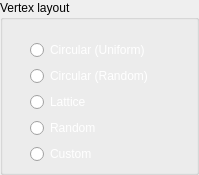
           <widget class="QGroupBox" name="groupBox2">
            <property name="sizePolicy">
             <sizepolicy hsizetype="Minimum" vsizetype="Minimum">
              <horstretch>0</horstretch>
              <verstretch>0</verstretch>
             </sizepolicy>
            </property>
            <property name="maximumSize">
             <size>
              <width>16777215</width>
              <height>230</height>
             </size>
            </property>
            <property name="palette">
             <palette>
              <active>
               <colorrole role="WindowText">
                <brush brushstyle="SolidPattern">
                 <color alpha="255">
                  <red>255</red>
                  <green>255</green>
                  <blue>255</blue>
                 </color>
                </brush>
               </colorrole>
              </active>
              <inactive>
               <colorrole role="WindowText">
                <brush brushstyle="SolidPattern">
                 <color alpha="255">
                  <red>0</red>
                  <green>0</green>
                  <blue>0</blue>
                 </color>
                </brush>
               </colorrole>
              </inactive>
              <disabled>
               <colorrole role="WindowText">
                <brush brushstyle="SolidPattern">
                 <color alpha="255">
                  <red>120</red>
                  <green>120</green>
                  <blue>120</blue>
                 </color>
                </brush>
               </colorrole>
              </disabled>
             </palette>
            </property>
            <property name="title">
             <string>Vertex layout</string>
            </property>
            <widget class="QWidget" name="verticalLayoutWidget">
             <property name="geometry">
              <rect>
               <x>30</x>
               <y>40</y>
               <width>160</width>
               <height>126</height>
              </rect>
             </property>
             <layout class="QVBoxLayout" name="verticalLayout_2">
              <item>
               <widget class="QRadioButton" name="circ_uniform_layout">
                <property name="palette">
                 <palette>
                  <active>
                   <colorrole role="WindowText">
                    <brush brushstyle="SolidPattern">
                     <color alpha="255">
                      <red>255</red>
                      <green>255</green>
                      <blue>255</blue>
                     </color>
                    </brush>
                   </colorrole>
                   <colorrole role="Text">
                    <brush brushstyle="SolidPattern">
                     <color alpha="255">
                      <red>255</red>
                      <green>255</green>
                      <blue>255</blue>
                     </color>
                    </brush>
                   </colorrole>
                   <colorrole role="ButtonText">
                    <brush brushstyle="SolidPattern">
                     <color alpha="255">
                      <red>255</red>
                      <green>255</green>
                      <blue>255</blue>
                     </color>
                    </brush>
                   </colorrole>
                   <colorrole role="PlaceholderText">
                    <brush brushstyle="SolidPattern">
                     <color alpha="255">
                      <red>255</red>
                      <green>255</green>
                      <blue>255</blue>
                     </color>
                    </brush>
                   </colorrole>
                  </active>
                  <inactive>
                   <colorrole role="WindowText">
                    <brush brushstyle="SolidPattern">
                     <color alpha="255">
                      <red>255</red>
                      <green>255</green>
                      <blue>255</blue>
                     </color>
                    </brush>
                   </colorrole>
                   <colorrole role="Text">
                    <brush brushstyle="SolidPattern">
                     <color alpha="255">
                      <red>255</red>
                      <green>255</green>
                      <blue>255</blue>
                     </color>
                    </brush>
                   </colorrole>
                   <colorrole role="ButtonText">
                    <brush brushstyle="SolidPattern">
                     <color alpha="255">
                      <red>255</red>
                      <green>255</green>
                      <blue>255</blue>
                     </color>
                    </brush>
                   </colorrole>
                   <colorrole role="PlaceholderText">
                    <brush brushstyle="SolidPattern">
                     <color alpha="255">
                      <red>255</red>
                      <green>255</green>
                      <blue>255</blue>
                     </color>
                    </brush>
                   </colorrole>
                  </inactive>
                  <disabled>
                   <colorrole role="WindowText">
                    <brush brushstyle="SolidPattern">
                     <color alpha="255">
                      <red>255</red>
                      <green>255</green>
                      <blue>255</blue>
                     </color>
                    </brush>
                   </colorrole>
                   <colorrole role="Text">
                    <brush brushstyle="SolidPattern">
                     <color alpha="255">
                      <red>255</red>
                      <green>255</green>
                      <blue>255</blue>
                     </color>
                    </brush>
                   </colorrole>
                   <colorrole role="ButtonText">
                    <brush brushstyle="SolidPattern">
                     <color alpha="255">
                      <red>255</red>
                      <green>255</green>
                      <blue>255</blue>
                     </color>
                    </brush>
                   </colorrole>
                   <colorrole role="PlaceholderText">
                    <brush brushstyle="SolidPattern">
                     <color alpha="255">
                      <red>255</red>
                      <green>255</green>
                      <blue>255</blue>
                     </color>
                    </brush>
                   </colorrole>
                  </disabled>
                 </palette>
                </property>
                <property name="styleSheet">
                 <string notr="true">color: rgb(255, 255, 255);</string>
                </property>
                <property name="text">
                 <string>Circular (Uniform)</string>
                </property>
               </widget>
              </item>
              <item>
               <widget class="QRadioButton" name="circ_rand_layout">
                <property name="palette">
                 <palette>
                  <active>
                   <colorrole role="WindowText">
                    <brush brushstyle="SolidPattern">
                     <color alpha="255">
                      <red>255</red>
                      <green>255</green>
                      <blue>255</blue>
                     </color>
                    </brush>
                   </colorrole>
                   <colorrole role="Text">
                    <brush brushstyle="SolidPattern">
                     <color alpha="255">
                      <red>255</red>
                      <green>255</green>
                      <blue>255</blue>
                     </color>
                    </brush>
                   </colorrole>
                   <colorrole role="ButtonText">
                    <brush brushstyle="SolidPattern">
                     <color alpha="255">
                      <red>255</red>
                      <green>255</green>
                      <blue>255</blue>
                     </color>
                    </brush>
                   </colorrole>
                   <colorrole role="ToolTipText">
                    <brush brushstyle="SolidPattern">
                     <color alpha="255">
                      <red>255</red>
                      <green>255</green>
                      <blue>255</blue>
                     </color>
                    </brush>
                   </colorrole>
                   <colorrole role="PlaceholderText">
                    <brush brushstyle="SolidPattern">
                     <color alpha="255">
                      <red>255</red>
                      <green>255</green>
                      <blue>255</blue>
                     </color>
                    </brush>
                   </colorrole>
                  </active>
                  <inactive>
                   <colorrole role="WindowText">
                    <brush brushstyle="SolidPattern">
                     <color alpha="255">
                      <red>255</red>
                      <green>255</green>
                      <blue>255</blue>
                     </color>
                    </brush>
                   </colorrole>
                   <colorrole role="Text">
                    <brush brushstyle="SolidPattern">
                     <color alpha="255">
                      <red>255</red>
                      <green>255</green>
                      <blue>255</blue>
                     </color>
                    </brush>
                   </colorrole>
                   <colorrole role="ButtonText">
                    <brush brushstyle="SolidPattern">
                     <color alpha="255">
                      <red>255</red>
                      <green>255</green>
                      <blue>255</blue>
                     </color>
                    </brush>
                   </colorrole>
                   <colorrole role="ToolTipText">
                    <brush brushstyle="SolidPattern">
                     <color alpha="255">
                      <red>0</red>
                      <green>0</green>
                      <blue>0</blue>
                     </color>
                    </brush>
                   </colorrole>
                   <colorrole role="PlaceholderText">
                    <brush brushstyle="SolidPattern">
                     <color alpha="255">
                      <red>255</red>
                      <green>255</green>
                      <blue>255</blue>
                     </color>
                    </brush>
                   </colorrole>
                  </inactive>
                  <disabled>
                   <colorrole role="WindowText">
                    <brush brushstyle="SolidPattern">
                     <color alpha="255">
                      <red>255</red>
                      <green>255</green>
                      <blue>255</blue>
                     </color>
                    </brush>
                   </colorrole>
                   <colorrole role="Text">
                    <brush brushstyle="SolidPattern">
                     <color alpha="255">
                      <red>255</red>
                      <green>255</green>
                      <blue>255</blue>
                     </color>
                    </brush>
                   </colorrole>
                   <colorrole role="ButtonText">
                    <brush brushstyle="SolidPattern">
                     <color alpha="255">
                      <red>255</red>
                      <green>255</green>
                      <blue>255</blue>
                     </color>
                    </brush>
                   </colorrole>
                   <colorrole role="ToolTipText">
                    <brush brushstyle="SolidPattern">
                     <color alpha="255">
                      <red>0</red>
                      <green>0</green>
                      <blue>0</blue>
                     </color>
                    </brush>
                   </colorrole>
                   <colorrole role="PlaceholderText">
                    <brush brushstyle="SolidPattern">
                     <color alpha="255">
                      <red>255</red>
                      <green>255</green>
                      <blue>255</blue>
                     </color>
                    </brush>
                   </colorrole>
                  </disabled>
                 </palette>
                </property>
                <property name="styleSheet">
                 <string notr="true">color: rgb(255, 255, 255);</string>
                </property>
                <property name="text">
                 <string>Circular (Random)</string>
                </property>
               </widget>
              </item>
              <item>
               <widget class="QRadioButton" name="lattice_layout">
                <property name="palette">
                 <palette>
                  <active>
                   <colorrole role="WindowText">
                    <brush brushstyle="SolidPattern">
                     <color alpha="255">
                      <red>255</red>
                      <green>255</green>
                      <blue>255</blue>
                     </color>
                    </brush>
                   </colorrole>
                   <colorrole role="Text">
                    <brush brushstyle="SolidPattern">
                     <color alpha="255">
                      <red>255</red>
                      <green>255</green>
                      <blue>255</blue>
                     </color>
                    </brush>
                   </colorrole>
                   <colorrole role="ButtonText">
                    <brush brushstyle="SolidPattern">
                     <color alpha="255">
                      <red>255</red>
                      <green>255</green>
                      <blue>255</blue>
                     </color>
                    </brush>
                   </colorrole>
                   <colorrole role="PlaceholderText">
                    <brush brushstyle="SolidPattern">
                     <color alpha="255">
                      <red>255</red>
                      <green>255</green>
                      <blue>255</blue>
                     </color>
                    </brush>
                   </colorrole>
                  </active>
                  <inactive>
                   <colorrole role="WindowText">
                    <brush brushstyle="SolidPattern">
                     <color alpha="255">
                      <red>255</red>
                      <green>255</green>
                      <blue>255</blue>
                     </color>
                    </brush>
                   </colorrole>
                   <colorrole role="Text">
                    <brush brushstyle="SolidPattern">
                     <color alpha="255">
                      <red>255</red>
                      <green>255</green>
                      <blue>255</blue>
                     </color>
                    </brush>
                   </colorrole>
                   <colorrole role="ButtonText">
                    <brush brushstyle="SolidPattern">
                     <color alpha="255">
                      <red>255</red>
                      <green>255</green>
                      <blue>255</blue>
                     </color>
                    </brush>
                   </colorrole>
                   <colorrole role="PlaceholderText">
                    <brush brushstyle="SolidPattern">
                     <color alpha="255">
                      <red>255</red>
                      <green>255</green>
                      <blue>255</blue>
                     </color>
                    </brush>
                   </colorrole>
                  </inactive>
                  <disabled>
                   <colorrole role="WindowText">
                    <brush brushstyle="SolidPattern">
                     <color alpha="255">
                      <red>255</red>
                      <green>255</green>
                      <blue>255</blue>
                     </color>
                    </brush>
                   </colorrole>
                   <colorrole role="Text">
                    <brush brushstyle="SolidPattern">
                     <color alpha="255">
                      <red>255</red>
                      <green>255</green>
                      <blue>255</blue>
                     </color>
                    </brush>
                   </colorrole>
                   <colorrole role="ButtonText">
                    <brush brushstyle="SolidPattern">
                     <color alpha="255">
                      <red>255</red>
                      <green>255</green>
                      <blue>255</blue>
                     </color>
                    </brush>
                   </colorrole>
                   <colorrole role="PlaceholderText">
                    <brush brushstyle="SolidPattern">
                     <color alpha="255">
                      <red>255</red>
                      <green>255</green>
                      <blue>255</blue>
                     </color>
                    </brush>
                   </colorrole>
                  </disabled>
                 </palette>
                </property>
                <property name="styleSheet">
                 <string notr="true">color: rgb(255, 255, 255);</string>
                </property>
                <property name="text">
                 <string>Lattice</string>
                </property>
               </widget>
              </item>
              <item>
               <widget class="QRadioButton" name="random_layout">
                <property name="palette">
                 <palette>
                  <active>
                   <colorrole role="WindowText">
                    <brush brushstyle="SolidPattern">
                     <color alpha="255">
                      <red>255</red>
                      <green>255</green>
                      <blue>255</blue>
                     </color>
                    </brush>
                   </colorrole>
                   <colorrole role="Text">
                    <brush brushstyle="SolidPattern">
                     <color alpha="255">
                      <red>255</red>
                      <green>255</green>
                      <blue>255</blue>
                     </color>
                    </brush>
                   </colorrole>
                   <colorrole role="ButtonText">
                    <brush brushstyle="SolidPattern">
                     <color alpha="255">
                      <red>255</red>
                      <green>255</green>
                      <blue>255</blue>
                     </color>
                    </brush>
                   </colorrole>
                   <colorrole role="PlaceholderText">
                    <brush brushstyle="SolidPattern">
                     <color alpha="255">
                      <red>255</red>
                      <green>255</green>
                      <blue>255</blue>
                     </color>
                    </brush>
                   </colorrole>
                  </active>
                  <inactive>
                   <colorrole role="WindowText">
                    <brush brushstyle="SolidPattern">
                     <color alpha="255">
                      <red>255</red>
                      <green>255</green>
                      <blue>255</blue>
                     </color>
                    </brush>
                   </colorrole>
                   <colorrole role="Text">
                    <brush brushstyle="SolidPattern">
                     <color alpha="255">
                      <red>255</red>
                      <green>255</green>
                      <blue>255</blue>
                     </color>
                    </brush>
                   </colorrole>
                   <colorrole role="ButtonText">
                    <brush brushstyle="SolidPattern">
                     <color alpha="255">
                      <red>255</red>
                      <green>255</green>
                      <blue>255</blue>
                     </color>
                    </brush>
                   </colorrole>
                   <colorrole role="PlaceholderText">
                    <brush brushstyle="SolidPattern">
                     <color alpha="255">
                      <red>255</red>
                      <green>255</green>
                      <blue>255</blue>
                     </color>
                    </brush>
                   </colorrole>
                  </inactive>
                  <disabled>
                   <colorrole role="WindowText">
                    <brush brushstyle="SolidPattern">
                     <color alpha="255">
                      <red>255</red>
                      <green>255</green>
                      <blue>255</blue>
                     </color>
                    </brush>
                   </colorrole>
                   <colorrole role="Text">
                    <brush brushstyle="SolidPattern">
                     <color alpha="255">
                      <red>255</red>
                      <green>255</green>
                      <blue>255</blue>
                     </color>
                    </brush>
                   </colorrole>
                   <colorrole role="ButtonText">
                    <brush brushstyle="SolidPattern">
                     <color alpha="255">
                      <red>255</red>
                      <green>255</green>
                      <blue>255</blue>
                     </color>
                    </brush>
                   </colorrole>
                   <colorrole role="PlaceholderText">
                    <brush brushstyle="SolidPattern">
                     <color alpha="255">
                      <red>255</red>
                      <green>255</green>
                      <blue>255</blue>
                     </color>
                    </brush>
                   </colorrole>
                  </disabled>
                 </palette>
                </property>
                <property name="styleSheet">
                 <string notr="true">color: rgb(255, 255, 255);</string>
                </property>
                <property name="text">
                 <string>Random</string>
                </property>
               </widget>
              </item>
              <item>
               <widget class="QRadioButton" name="custom_layout">
                <property name="palette">
                 <palette>
                  <active>
                   <colorrole role="WindowText">
                    <brush brushstyle="SolidPattern">
                     <color alpha="255">
                      <red>255</red>
                      <green>255</green>
                      <blue>255</blue>
                     </color>
                    </brush>
                   </colorrole>
                   <colorrole role="Text">
                    <brush brushstyle="SolidPattern">
                     <color alpha="255">
                      <red>255</red>
                      <green>255</green>
                      <blue>255</blue>
                     </color>
                    </brush>
                   </colorrole>
                   <colorrole role="ButtonText">
                    <brush brushstyle="SolidPattern">
                     <color alpha="255">
                      <red>255</red>
                      <green>255</green>
                      <blue>255</blue>
                     </color>
                    </brush>
                   </colorrole>
                   <colorrole role="PlaceholderText">
                    <brush brushstyle="SolidPattern">
                     <color alpha="255">
                      <red>255</red>
                      <green>255</green>
                      <blue>255</blue>
                     </color>
                    </brush>
                   </colorrole>
                  </active>
                  <inactive>
                   <colorrole role="WindowText">
                    <brush brushstyle="SolidPattern">
                     <color alpha="255">
                      <red>255</red>
                      <green>255</green>
                      <blue>255</blue>
                     </color>
                    </brush>
                   </colorrole>
                   <colorrole role="Text">
                    <brush brushstyle="SolidPattern">
                     <color alpha="255">
                      <red>255</red>
                      <green>255</green>
                      <blue>255</blue>
                     </color>
                    </brush>
                   </colorrole>
                   <colorrole role="ButtonText">
                    <brush brushstyle="SolidPattern">
                     <color alpha="255">
                      <red>255</red>
                      <green>255</green>
                      <blue>255</blue>
                     </color>
                    </brush>
                   </colorrole>
                   <colorrole role="PlaceholderText">
                    <brush brushstyle="SolidPattern">
                     <color alpha="255">
                      <red>255</red>
                      <green>255</green>
                      <blue>255</blue>
                     </color>
                    </brush>
                   </colorrole>
                  </inactive>
                  <disabled>
                   <colorrole role="WindowText">
                    <brush brushstyle="SolidPattern">
                     <color alpha="255">
                      <red>255</red>
                      <green>255</green>
                      <blue>255</blue>
                     </color>
                    </brush>
                   </colorrole>
                   <colorrole role="Text">
                    <brush brushstyle="SolidPattern">
                     <color alpha="255">
                      <red>255</red>
                      <green>255</green>
                      <blue>255</blue>
                     </color>
                    </brush>
                   </colorrole>
                   <colorrole role="ButtonText">
                    <brush brushstyle="SolidPattern">
                     <color alpha="255">
                      <red>255</red>
                      <green>255</green>
                      <blue>255</blue>
                     </color>
                    </brush>
                   </colorrole>
                   <colorrole role="PlaceholderText">
                    <brush brushstyle="SolidPattern">
                     <color alpha="255">
                      <red>255</red>
                      <green>255</green>
                      <blue>255</blue>
                     </color>
                    </brush>
                   </colorrole>
                  </disabled>
                 </palette>
                </property>
                <property name="styleSheet">
                 <string notr="true">color: rgb(255, 255, 255);</string>
                </property>
                <property name="text">
                 <string>Custom</string>
                </property>
               </widget>
              </item>
             </layout>
            </widget>
           </widget>
